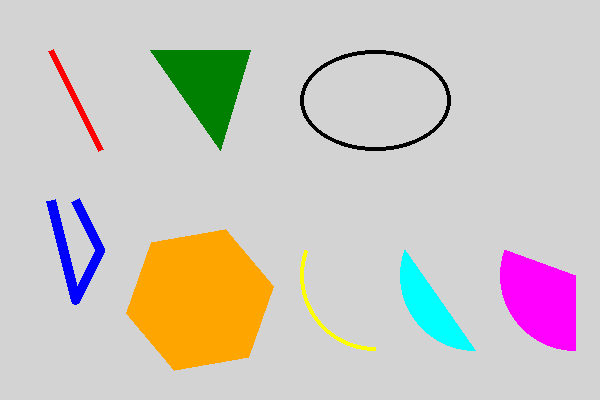

Write Python code to recreate this figure.
# Author:  Martin McBride
# Created: 2021-07-07
# Copyright (C) 2021, Martin McBride
# License: MIT

# Draw shapes with Pillow

from PIL import Image, ImageDraw, ImageFont

# Rectangles
image = Image.open('boat-small.jpg')

draw = ImageDraw.Draw(image)
draw.rectangle((20, 100, 80, 250), 'red')
draw.rectangle((150, 100, 250, 200), outline=(0, 128, 0), width=6)
draw.rectangle((300, 50, 350, 200), fill='white', outline='black', width=10)

image.save('imagedraw-rectangles.jpg')

# Other shapes
image = Image.new('RGB', (600, 400), 'lightgrey')

draw = ImageDraw.Draw(image)
draw.line((50, 50, 100, 150), fill='red', width=6)
draw.line((50, 200, 75, 300, 100, 250, 75, 200), fill='blue', width=10, joint='curve')
draw.polygon((150, 50, 220, 150, 250, 50), fill='green')
draw.regular_polygon((200, 300, 75), n_sides=6, rotation=10, fill='orange')
draw.ellipse((300, 50, 450, 150), outline='black', width=4)
draw.arc((300, 200, 450, 350), start=90, end=200, fill='yellow', width=4)
draw.chord((400, 200, 550, 350), start=90, end=200, fill='cyan')
draw.pieslice((500, 200, 650, 350), start=90, end=200, fill='magenta')

image.save('imagedraw-shapes.png')

